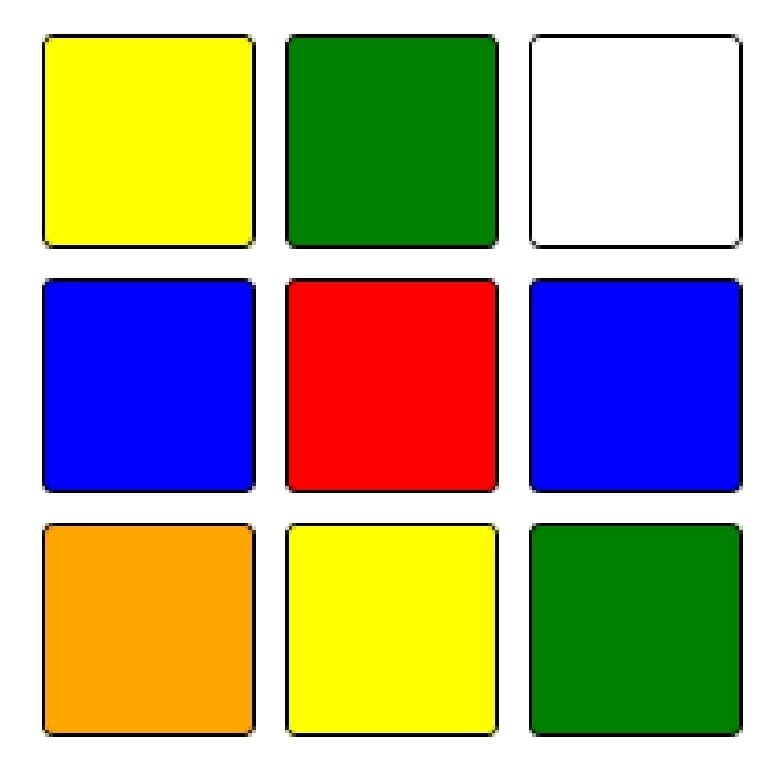
#> input picture rubix.jpeg, 781 x 770 px
$ python test.py
#> lines starting #> are read from the running program, lines starting #| are printed output that depends on the picture; after the words box and inside, x2 and y2 are one past the last pixel; in counts of white or black regions, pixels touching at a corner belong together
# Python code for Red Color Detection


import numpy as np
import cv2


# Start a while loop


# Reading the video from the
# webcam in image frames


# Convert the imageFrame in
# BGR(RGB color space) to
# HSV(hue-saturation-value)
# color space
imageFrame = cv2.imread("rubix.jpeg")
#> imageFrame is the input picture: shape (770, 781, 3); mean B, G, R 135.8, 164.7, 171
hsvFrame = cv2.cvtColor(imageFrame, cv2.COLOR_BGR2HSV)
#> hsvFrame: shape (770, 781, 3); mean H, S, V 37.7, 152.6, 225.2

# Set range for red color and
# define mask
red_lower = np.array([0, 50, 70])
red_upper = np.array([9, 255, 255])
red_mask = cv2.inRange(hsvFrame, red_lower, red_upper)
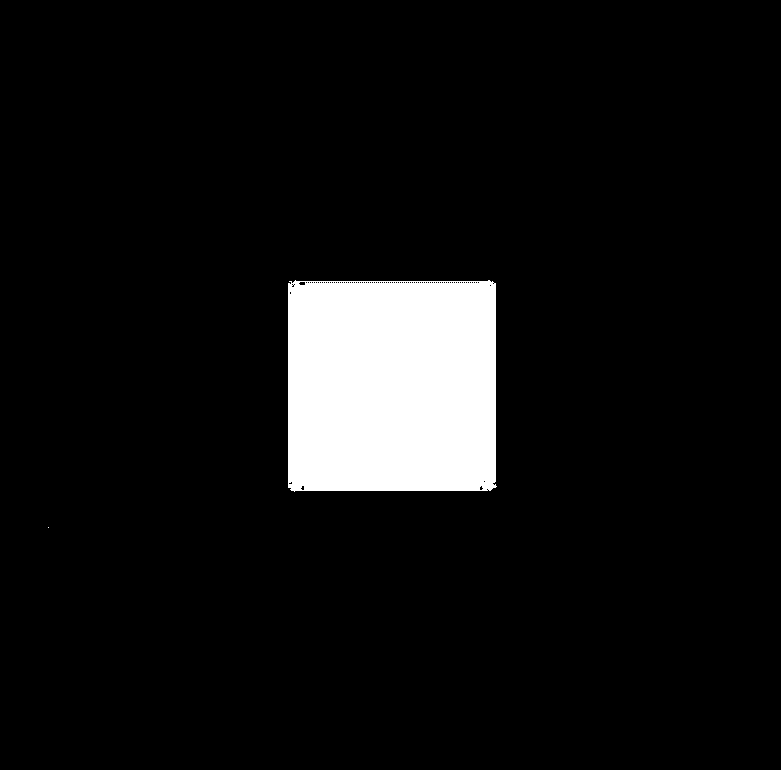
#> red_mask: shape (770, 781); 7.2% white; 2 white regions (1 under 20 px), largest, box (x1, y1, x2, y2) and area: (288, 280, 497, 492) 43510

kernel = np.ones((5, 5), "uint8")

# For red color
red_mask = cv2.dilate(red_mask, kernel)
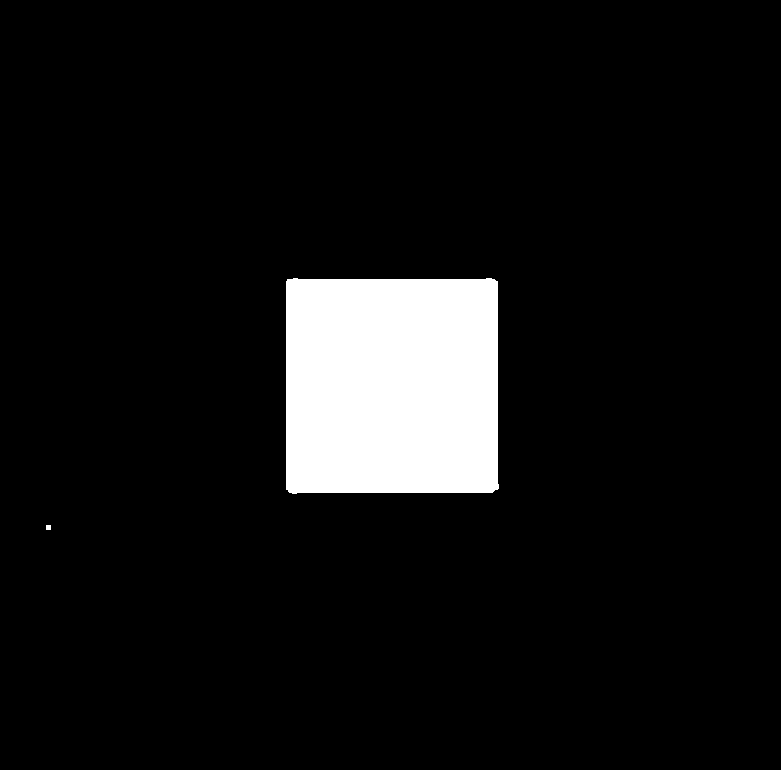
#> red_mask: shape (770, 781); 7.5% white; 2 white regions

# Creating contour to track red color
contours, hierarchy = cv2.findContours(red_mask,
									cv2.RETR_TREE,
									cv2.CHAIN_APPROX_SIMPLE)
#> contours = 2 contours, 1 with area under 20; largest, box (x1, y1, x2, y2) and area: (286, 278, 499, 494) 44942

for pic, contour in enumerate(contours):
	area = cv2.contourArea(contour)
	print(area)
	if(area > 44900):
		x, y, w, h = cv2.boundingRect(contour)
		imageFrame = cv2.rectangle(imageFrame, (x, y),
								(x + w, y + h),
								(0, 0, 255), 2)
		cv2.putText(imageFrame, "Red Colour", (x, y),
					cv2.FONT_HERSHEY_SIMPLEX, 1.0,
					(0, 0, 255))
#> this loop made 2 passes
#> (pic, area, x, y, w, h) on pass 2: (1, 44942, 286, 278, 213, 216)
#| 16.0
#| 44942.0
#> pass 2, `imageFrame = cv2.rectangle(imageFrame, (x, y), (x + w, y + h), (0, 0, ..`:
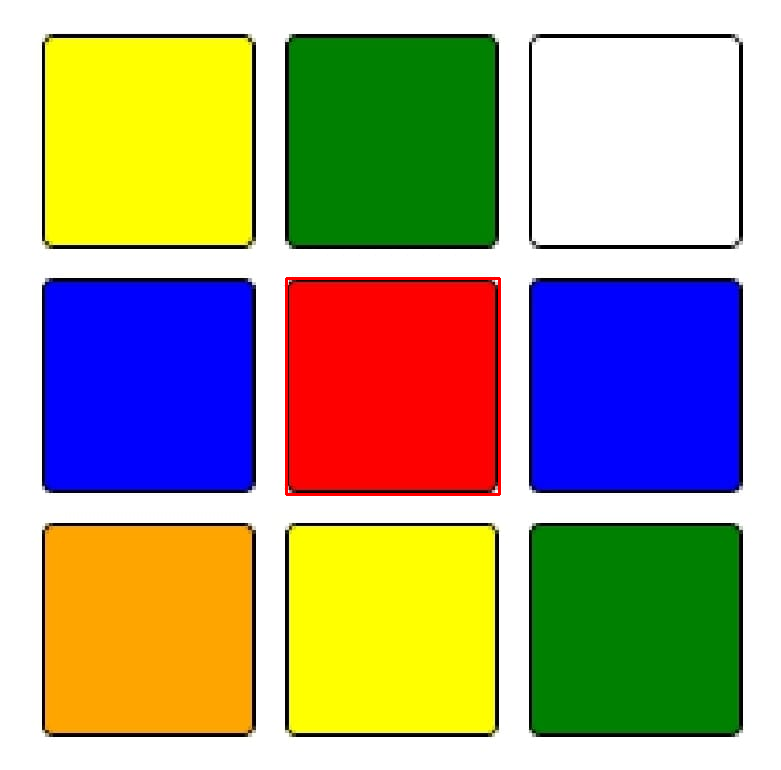
#> imageFrame: shape (770, 781, 3); 0.43% of pixels changed, all inside (x1, y1, x2, y2) = (285, 277, 501, 496)
#> after the loop:
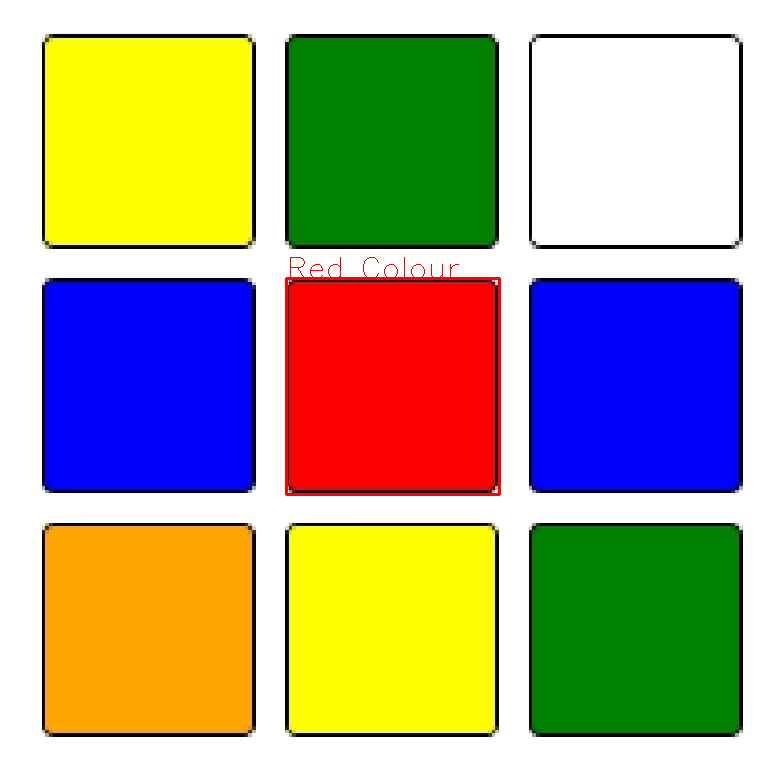
#> imageFrame: shape (770, 781, 3); 0.05% of pixels changed, all inside (x1, y1, x2, y2) = (290, 257, 459, 277)

cv2.imshow("RED COLOR DETECTOR", imageFrame)
cv2.waitKey(0)
